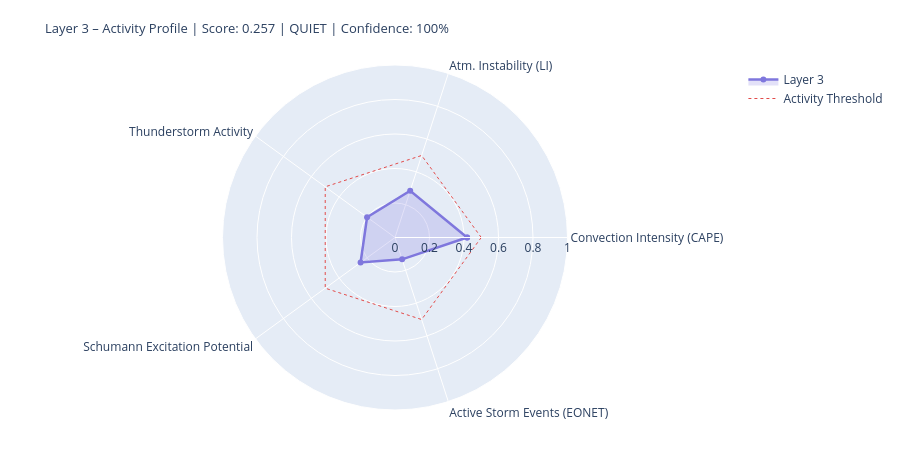

The notebook cell this image was saved under:
### Markdown cell above
---
## 4. State Assessment & Handoff to Layer 4/5

### Code cell
# ============================================================
# LAYER-3-SCORE
# Five dynamic components
# ============================================================

def norm(v, lo, hi):
    if v is None or (isinstance(v, float) and math.isnan(v)): return None
    return round(max(0.0, min(1.0, (v - lo) / (hi - lo))), 4)

# --- 1) Convection intensity (global CAPE mean) ---
cape_mean = df_atm['cape'].dropna().mean() if not df_atm.empty else None
conv_score = norm(cape_mean, 0, 3000)
conv_src   = 'primary' if cape_mean is not None else 'missing'

# --- 2) Atmospheric instability (LI mean) ---
li_mean   = df_atm['li'].dropna().mean() if not df_atm.empty else None
# Negative LI = unstable → higher score
instab_score = norm(-li_mean if li_mean is not None else None, -6, 6)
instab_src   = 'primary' if li_mean is not None else 'missing'

# --- 3) Thunderstorm activity (mean thunder score + WMO count) ---
thunder_mean = df_atm['thunder_score'].mean() if not df_atm.empty else None
n_thunder    = int(df_atm['thunderstorm'].sum()) if not df_atm.empty else 0
thunder_score_val = norm(
    (thunder_mean or 0) * 0.7 + n_thunder * 0.1, 0, 1.0
) if thunder_mean is not None else None
thunder_src = 'primary'

# --- 4) Schumann excitation potential (weighted Schumann contribution) ---
schumann_pot = df_atm['schumann_contribution'].mean() if not df_atm.empty else None
# Boosted by Layer-2 thunderstorm trigger
if schumann_pot is not None and l2_thunder:
    schumann_pot = min(1.0, schumann_pot * 1.2)
schumann_score = norm(schumann_pot, 0, 1.0) if schumann_pot is not None else None
schumann_src   = 'derived'

# --- 5) Storm activity (NASA EONET) ---
# Distinction: None = data not loaded, 0.0 = loaded but no events
storm_score = None
storm_src   = 'missing'
if raw.get('storms') is not None:          # API reached successfully
    storm_score = norm(len(storm_events), 0, 30) if storm_events else 0.0
    storm_src   = 'primary'

# X-Ray and Kp: context only, not in dynamic score
# (X-Ray = Layer-0/4 driver; Kp = geomagnetic index, not a lightning proxy)
xray_context = None
if raw.get('xray'):
    df_xc = pd.DataFrame(raw['xray'])
    fc = next((c for c in df_xc.columns
               if any(k in c.lower() for k in ['flux','long']) and 'time' not in c.lower()),
              df_xc.columns[1])
    df_xc[fc] = pd.to_numeric(df_xc[fc], errors='coerce')
    xray_last = df_xc[fc].dropna().iloc[-1] if not df_xc[fc].dropna().empty else None
    if xray_last:
        xray_class = ('X' if xray_last>=1e-4 else 'M' if xray_last>=1e-5
                      else 'C' if xray_last>=1e-6 else 'B')
        xray_context = {'flux': float(xray_last), 'class': xray_class}
        print(f'X-Ray context: {xray_class}-class ({xray_last:.2e} W/m²)')

# --- Aggregate ---
COMPONENTS = {
    'Convection Intensity (CAPE)':  {'score': conv_score,       'source': conv_src,    'dynamic': True},
    'Atm. Instability (LI)':         {'score': instab_score,     'source': instab_src,  'dynamic': True},
    'Thunderstorm Activity':              {'score': thunder_score_val, 'source': thunder_src, 'dynamic': True},
    'Schumann Excitation Potential':   {'score': schumann_score,   'source': schumann_src,'dynamic': True},
    'Active Storm Events (EONET)': {'score': storm_score,      'source': storm_src,   'dynamic': True},
}

available   = {k: v['score'] for k, v in COMPONENTS.items() if v['score'] is not None}
unavailable = [k for k, v in COMPONENTS.items() if v['score'] is None]
layer3_score = round(sum(available.values()) / len(available), 4) if available else None
confidence   = round(len(available) / len(COMPONENTS), 2)
level = ('unknown' if layer3_score is None
         else 'quiet'   if layer3_score < 0.3
         else 'moderate' if layer3_score < 0.6
         else 'active')
dominant_l3 = max(available, key=available.get) if available else 'none'

# --- Ausgabe ---
W = 68
print('=' * W)
print('LAYER 3 – ATMOSPHERE / WEATHER / THUNDERSTORMS – STATE ASSESSMENT')
print('=' * W)
for name, comp in COMPONENTS.items():
    s = comp['score']
    if s is not None:
        bar = '█' * int(s * 20) + '░' * (20 - int(s * 20))
        print(f'  {name:<36} {bar}  {s:.3f}  [{comp["source"]}]')
    else:
        print(f'  {name:<36} {"─" * 20}  n/a   [missing]')
print('-' * W)
print(f'  Score:        {layer3_score:.3f}  ({len(available)}/{len(COMPONENTS)} components)')
print(f'  Confidence:   {confidence:.0%}')
print(f'  Level:        {level.upper()}')
print(f'  Dominant:     {dominant_l3}')
print(f'  CAPE mean:    {cape_mean:.0f} J/kg' if cape_mean else '  CAPE mean:    n/a')
print(f'  LI mean:      {li_mean:.1f} K' if li_mean is not None else '  LI mean:      n/a')
print(f'  Thunderstorms:{n_thunder} points (WMO)  +  {len(storm_events)} NASA EONET')
print('=' * W)

# Radar
cats   = list(available.keys())
vals_r = list(available.values())
if len(cats) >= 3:
    fig = go.Figure()
    fig.add_trace(go.Scatterpolar(
        r=vals_r + [vals_r[0]], theta=cats + [cats[0]],
        fill='toself', fillcolor='rgba(127,119,221,0.22)',
        line=dict(color='#7F77DD', width=2.5), name='Layer 3'
    ))
    fig.add_trace(go.Scatterpolar(
        r=[0.5] * (len(cats)+1), theta=cats + [cats[0]],
        line=dict(color='#E24B4A', dash='dot', width=1),
        mode='lines', name='Activity Threshold'
    ))
    fig.update_layout(
        title=dict(
            text=f'Layer 3 – Activity Profile | Score: {layer3_score:.3f} | {level.upper()} | Confidence: {confidence:.0%}',
            font=dict(size=13)
        ),
        polar=dict(radialaxis=dict(visible=True, range=[0, 1])),
        height=450, showlegend=True,
        margin=dict(l=60, r=60, t=65, b=40)
    )
    fig.show()

### Figure 1 — Plotly figure (JSON) as saved in the notebook; plotly's stock layout.template omitted (floating-point values rounded to 4 significant figures)
{"data": [{"fill": "toself", "fillcolor": "rgba(127,119,221,0.22)", "line": {"color": "#7F77DD", "width": 2.5}, "name": "Layer 3", "r": [0.418, 0.285, 0.2001, 0.2466, 0.1333, 0.418], "theta": ["Convection Intensity (CAPE)", "Atm. Instability (LI)", "Thunderstorm Activity", "Schumann Excitation Potential", "Active Storm Events (EONET)", "Convection Intensity (CAPE)"], "type": "scatterpolar"}, {"line": {"color": "#E24B4A", "dash": "dot", "width": 1}, "mode": "lines", "name": "Activity Threshold", "r": [0.5, 0.5, 0.5, 0.5, 0.5, 0.5], "theta": ["Convection Intensity (CAPE)", "Atm. Instability (LI)", "Thunderstorm Activity", "Schumann Excitation Potential", "Active Storm Events (EONET)", "Convection Intensity (CAPE)"], "type": "scatterpolar"}], "layout": {"height": 450, "margin": {"b": 40, "l": 60, "r": 60, "t": 65}, "polar": {"radialaxis": {"range": [0, 1], "visible": true}}, "showlegend": true, "title": {"font": {"size": 13}, "text": "Layer 3 – Activity Profile | Score: 0.257 | QUIET | Confidence: 100%"}}}
